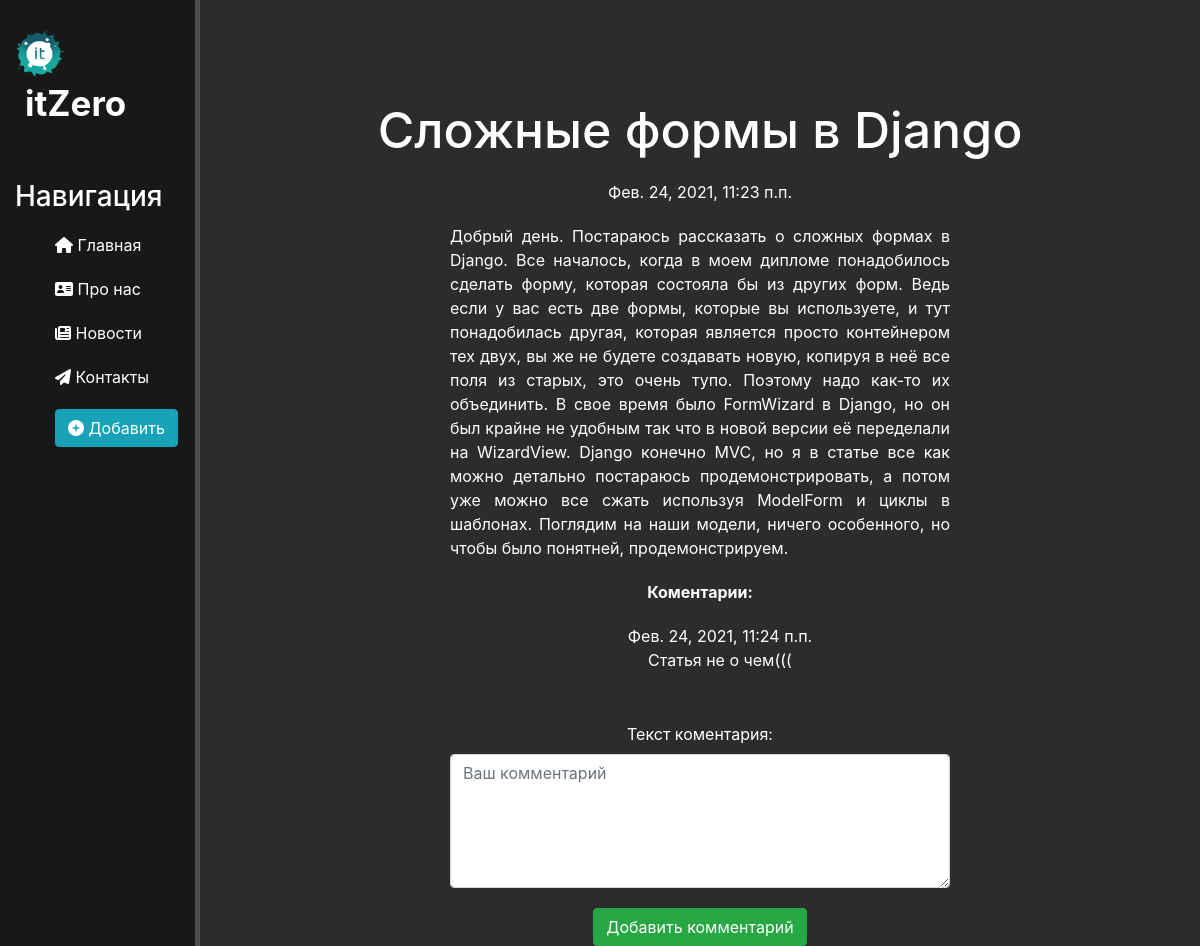
The page /news/17 on the database as committed earlier.
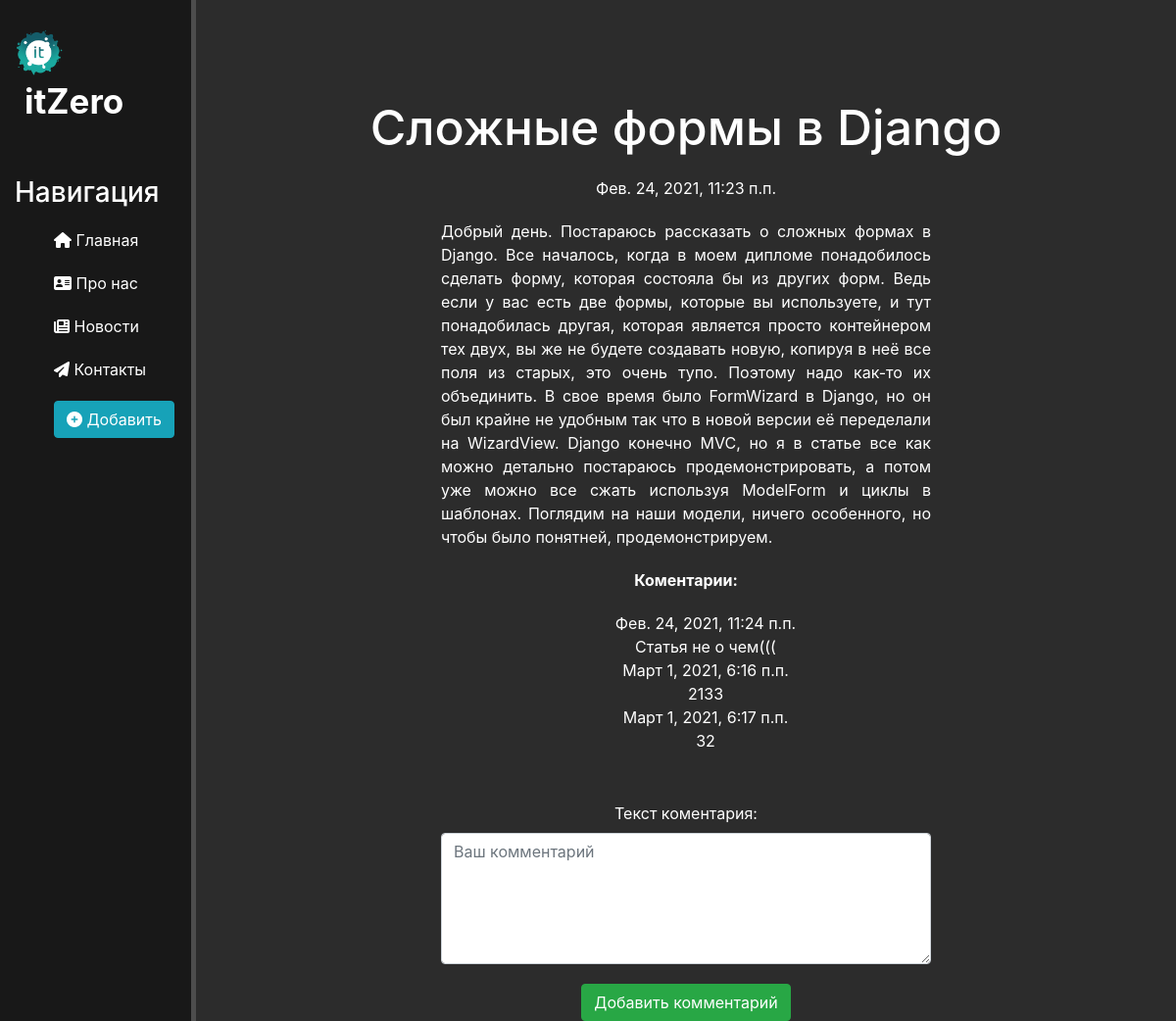
The same page on the database as committed later.
### news/models.py (models this page shows, shortened)
class Comments(models.Model):
    article = models.ForeignKey(Articles, on_delete=models.CASCADE, verbose_name='Статья', blank=True, null=True, related_name='comments_articles')
    create_date = models.DateTimeField(auto_now=True)
    text = models.TextField('Текст коментария')
    class Meta:
        verbose_name = 'Коментарий'
        verbose_name_plural = 'Коментарии'

### news/views.py (the view, shortened to what this page needs)
# urls.py: path('<int:pk>', views.NewsDetailView.as_view(), name='news-detail'),
class NewsDetailView(FormMixin, DetailView):
    model = Articles
    template_name = 'news/details_view.html'
    context_object_name = 'article'
    form_class = CommentForm
    success_msg = 'Коментарий успешно создан'

### news/forms.py
class CommentForm(ModelForm):
    class Meta:
        model = Comments
        fields = ['text',]
        widgets = {
            "text": Textarea(attrs={
                'class': 'form-control',
                'placeholder': 'Ваш комментарий',
                'rows': 5,
            }),
        }

### news/templates/news/details_view.html (shortened to what this page needs)
{% extends 'main/layout.html' %}
{% block content %}
    <div class="features">
        <h1>{{ article.title }}</h1>
        <p>{{ article.date }}</p>
        <p class="text-justify">{{ article.full_text }}</p>
        <p><b>Коментарии:</b></p>
        <ul>
        {% for item in article.comments_articles.all %}
            <li>
                {{ item.create_date }}<br>
                {{ item.text }}
            </li>
        {% endfor %}
        </ul>
        <div>
        <form method="post" id="add_form">
            {{ form.as_p }}
        </form>
    </div>
        <button form="add_form" class="btn btn-success" type="submit">Добавить комментарий</button>
    </div>
{% endblock %}

Rows that differ between the two databases and show on the page:
added Comments: create_date "Март 1, 2021, 6:16 п.п.", text "2133"
added Comments: create_date "Март 1, 2021, 6:17 п.п.", text "32"
